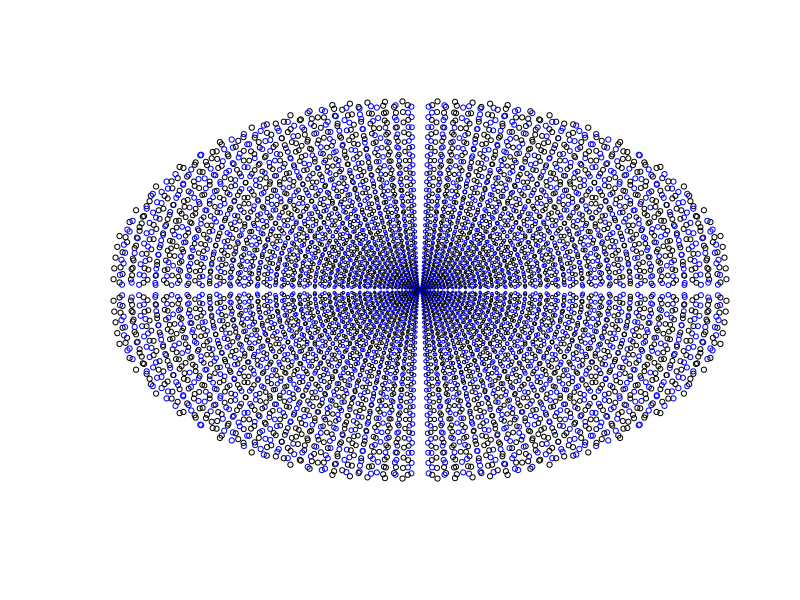

Source code (R):
max <- 50
psize <- 0.7

plot(NULL, NULL
	, xlim = c(-max^2, max^2)
	, ylim = c(-max^2, max^2)
	, xlab = ""
	, ylab = ""
	, axes = FALSE
)

xsign <- c(1, 1, -1, -1)
ysign <- c(1, -1, 1, -1)

gcd <- function(x,y) {
	r <- x%%y;
	return(ifelse(r, gcd(y, r), y))
}


for (i in 2:max){
	for (j in 1:(i-1)){
		a <- 2*i*j
		b <- i^2 - j^2
		c <- i^2 + j^2

		if(c<=max^2){
			color = ifelse(gcd(a, b)==1, "blue", "black")
			print (list(a, b, color))
			points(cex=psize*sqrt(c)/max
				, c(xsign*a, xsign*b)
				, c(ysign*b, ysign*a)
				, col=color
			)
		}
	}
}
